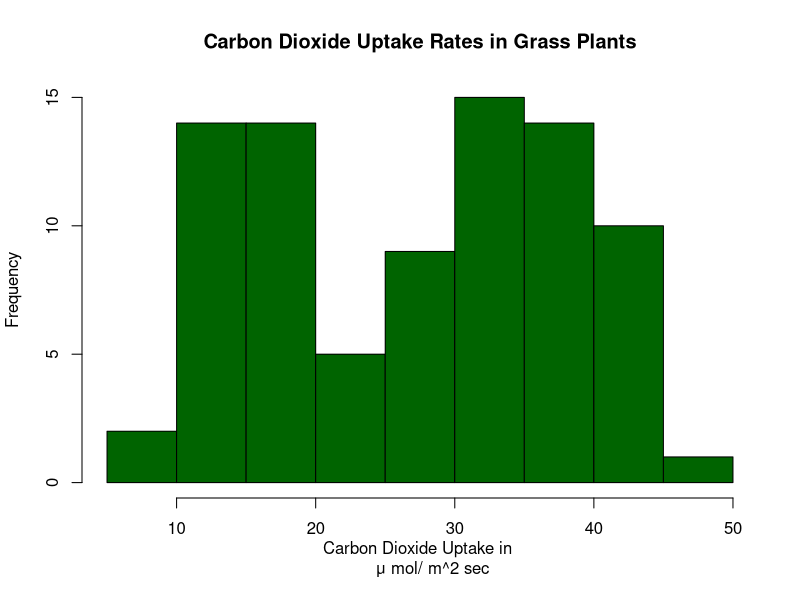

Recreate this plot in R.
# Luis Valdivia
################################################################################
# 1
# load CO2 dataset
data(CO2)

# histogram
hist(CO2[, "uptake"], col = 'darkGreen', xlab = "Carbon Dioxide Uptake in 
     μ mol/ m^2 sec", main = "Carbon Dioxide Uptake Rates in Grass Plants")

# the shape of the historgram is bimodal(two peaks)

# 2
# look for how stemplot works
?stem

# make stemplot
stem(c(9, 9, 22, 32, 33, 39, 39, 42, 49, 52, 58, 70), scale = 2)

# Stemplots preserve data by providing, in some cases, accurate representations
# of the data set. Histograms do not preserve data, instead they give a summary 
# of the data set.

# 3
# load state dataset
data(state)

# a, area of the smallest state
min(state.area)
# b, area of the largest state
max(state.area)
# c, mean area of all states
mean(state.area)
# d, median area
median(state.area)
# e, difference between the largest and smallest state areas
diff(range(state.area))


# 4
# create vector
my.vec <- c(2,3,3,3,4,2,5,10)

# find the mode
max(table(my.vec))
